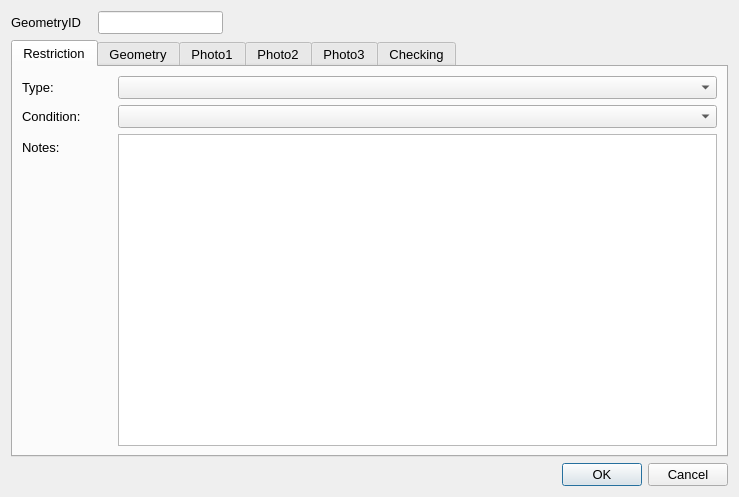
<?xml version="1.0" encoding="UTF-8"?>
<ui version="4.0">
 <class>Dialog</class>
 <widget class="QDialog" name="Dialog">
  <property name="geometry">
   <rect>
    <x>0</x>
    <y>0</y>
    <width>739</width>
    <height>497</height>
   </rect>
  </property>
  <property name="sizePolicy">
   <sizepolicy hsizetype="Fixed" vsizetype="Fixed">
    <horstretch>0</horstretch>
    <verstretch>0</verstretch>
   </sizepolicy>
  </property>
  <property name="maximumSize">
   <size>
    <width>750</width>
    <height>550</height>
   </size>
  </property>
  <property name="font">
   <font>
    <pointsize>10</pointsize>
   </font>
  </property>
  <property name="windowTitle">
   <string>Dialog</string>
  </property>
  <layout class="QGridLayout" name="gridLayout">
   <item row="2" column="2">
    <widget class="QDialogButtonBox" name="button_box">
     <property name="orientation">
      <enum>Qt::Horizontal</enum>
     </property>
     <property name="standardButtons">
      <set>QDialogButtonBox::Cancel|QDialogButtonBox::Ok</set>
     </property>
    </widget>
   </item>
   <item row="0" column="1">
    <widget class="QLineEdit" name="GeometryID">
     <property name="sizePolicy">
      <sizepolicy hsizetype="Preferred" vsizetype="Preferred">
       <horstretch>0</horstretch>
       <verstretch>0</verstretch>
      </sizepolicy>
     </property>
     <property name="font">
      <font>
       <pointsize>10</pointsize>
      </font>
     </property>
     <property name="inputMask">
      <string/>
     </property>
     <property name="readOnly">
      <bool>true</bool>
     </property>
     <property name="placeholderText">
      <string/>
     </property>
    </widget>
   </item>
   <item row="1" column="0" colspan="3">
    <widget class="QTabWidget" name="Details">
     <property name="sizePolicy">
      <sizepolicy hsizetype="Expanding" vsizetype="Expanding">
       <horstretch>0</horstretch>
       <verstretch>0</verstretch>
      </sizepolicy>
     </property>
     <property name="minimumSize">
      <size>
       <width>0</width>
       <height>0</height>
      </size>
     </property>
     <property name="font">
      <font>
       <pointsize>10</pointsize>
      </font>
     </property>
     <property name="cursor">
      <cursorShape>IBeamCursor</cursorShape>
     </property>
     <property name="mouseTracking">
      <bool>true</bool>
     </property>
     <property name="acceptDrops">
      <bool>true</bool>
     </property>
     <property name="currentIndex">
      <number>0</number>
     </property>
     <widget class="QWidget" name="RestrictionDetails">
      <property name="focusPolicy">
       <enum>Qt::NoFocus</enum>
      </property>
      <attribute name="title">
       <string>Restriction</string>
      </attribute>
      <layout class="QFormLayout" name="formLayout">
       <property name="fieldGrowthPolicy">
        <enum>QFormLayout::AllNonFixedFieldsGrow</enum>
       </property>
       <item row="2" column="0">
        <widget class="QLabel" name="label_7">
         <property name="text">
          <string>Type:</string>
         </property>
        </widget>
       </item>
       <item row="2" column="1">
        <widget class="QComboBox" name="BridgeTypeID"/>
       </item>
       <item row="3" column="0">
        <widget class="QLabel" name="lbl_Condition">
         <property name="minimumSize">
          <size>
           <width>90</width>
           <height>16</height>
          </size>
         </property>
         <property name="font">
          <font>
           <pointsize>10</pointsize>
          </font>
         </property>
         <property name="text">
          <string>Condition:</string>
         </property>
        </widget>
       </item>
       <item row="3" column="1">
        <widget class="QComboBox" name="AssetConditionTypeID"/>
       </item>
       <item row="7" column="0">
        <widget class="QLabel" name="lbl_Notes">
         <property name="text">
          <string>Notes:</string>
         </property>
        </widget>
       </item>
       <item row="7" column="1">
        <widget class="QTextEdit" name="Notes"/>
       </item>
      </layout>
     </widget>
     <widget class="QWidget" name="Geometry">
      <attribute name="title">
       <string>Geometry</string>
      </attribute>
      <layout class="QFormLayout" name="formLayout_2">
       <property name="fieldGrowthPolicy">
        <enum>QFormLayout::AllNonFixedFieldsGrow</enum>
       </property>
       <item row="0" column="0">
        <widget class="QLabel" name="lbl_RoadName">
         <property name="minimumSize">
          <size>
           <width>90</width>
           <height>16</height>
          </size>
         </property>
         <property name="font">
          <font>
           <pointsize>10</pointsize>
          </font>
         </property>
         <property name="text">
          <string>Road Name:</string>
         </property>
        </widget>
       </item>
       <item row="0" column="1">
        <widget class="QLineEdit" name="RoadName"/>
       </item>
       <item row="1" column="0">
        <widget class="QLabel" name="lbl_USRN">
         <property name="minimumSize">
          <size>
           <width>90</width>
           <height>16</height>
          </size>
         </property>
         <property name="font">
          <font>
           <pointsize>10</pointsize>
          </font>
         </property>
         <property name="text">
          <string>USRN:</string>
         </property>
        </widget>
       </item>
       <item row="1" column="1">
        <widget class="QLineEdit" name="USRN"/>
       </item>
       <item row="3" column="1">
        <spacer name="verticalSpacer">
         <property name="orientation">
          <enum>Qt::Vertical</enum>
         </property>
         <property name="sizeHint" stdset="0">
          <size>
           <width>20</width>
           <height>40</height>
          </size>
         </property>
        </spacer>
       </item>
       <item row="4" column="0">
        <widget class="QLabel" name="label_8">
         <property name="text">
          <string>Last Update Date:</string>
         </property>
        </widget>
       </item>
       <item row="4" column="1">
        <widget class="QDateTimeEdit" name="LastUpdateDateTime">
         <property name="readOnly">
          <bool>true</bool>
         </property>
        </widget>
       </item>
       <item row="5" column="0">
        <widget class="QLabel" name="label_2">
         <property name="text">
          <string>Last Changed By:</string>
         </property>
        </widget>
       </item>
       <item row="5" column="1">
        <widget class="QLineEdit" name="LastUpdatePerson"/>
       </item>
       <item row="6" column="0">
        <widget class="QLabel" name="label_9">
         <property name="text">
          <string>RestrictionID:</string>
         </property>
        </widget>
       </item>
       <item row="6" column="1">
        <widget class="QLineEdit" name="RestrictionID"/>
       </item>
      </layout>
     </widget>
     <widget class="QWidget" name="PhotoTab_01">
      <attribute name="title">
       <string>Photo1</string>
      </attribute>
      <layout class="QGridLayout" name="gridLayout_2">
       <item row="1" column="0">
        <widget class="QPushButton" name="startCamera1">
         <property name="maximumSize">
          <size>
           <width>150</width>
           <height>16777215</height>
          </size>
         </property>
         <property name="text">
          <string>open Camera</string>
         </property>
         <property name="icon">
          <iconset>
           <normaloff>../../../../PC18-26 Carnegie Library Lambeth/Mapping/Templates/camara_foto.png</normaloff>../../../../PC18-26 Carnegie Library Lambeth/Mapping/Templates/camara_foto.png</iconset>
         </property>
         <property name="checkable">
          <bool>true</bool>
         </property>
         <property name="autoDefault">
          <bool>false</bool>
         </property>
         <property name="default">
          <bool>false</bool>
         </property>
        </widget>
       </item>
       <item row="1" column="2">
        <widget class="QPushButton" name="getPhoto1">
         <property name="maximumSize">
          <size>
           <width>150</width>
           <height>16777215</height>
          </size>
         </property>
         <property name="text">
          <string>take Photo</string>
         </property>
         <property name="icon">
          <iconset>
           <normaloff>../../../../PC18-26 Carnegie Library Lambeth/Mapping/Templates/take-photo-icon-21.jpg</normaloff>../../../../PC18-26 Carnegie Library Lambeth/Mapping/Templates/take-photo-icon-21.jpg</iconset>
         </property>
         <property name="checkable">
          <bool>false</bool>
         </property>
         <property name="autoDefault">
          <bool>false</bool>
         </property>
        </widget>
       </item>
       <item row="0" column="0">
        <widget class="QLabel" name="Photo_Widget_01">
         <property name="sizePolicy">
          <sizepolicy hsizetype="Fixed" vsizetype="Fixed">
           <horstretch>0</horstretch>
           <verstretch>0</verstretch>
          </sizepolicy>
         </property>
         <property name="maximumSize">
          <size>
           <width>640</width>
           <height>480</height>
          </size>
         </property>
         <property name="autoFillBackground">
          <bool>true</bool>
         </property>
         <property name="text">
          <string>No photo</string>
         </property>
        </widget>
       </item>
      </layout>
     </widget>
     <widget class="QWidget" name="PhotoTab_02">
      <attribute name="title">
       <string>Photo2</string>
      </attribute>
      <layout class="QGridLayout" name="gridLayout_4">
       <item row="0" column="0">
        <widget class="QLabel" name="Photo_Widget_02">
         <property name="sizePolicy">
          <sizepolicy hsizetype="Fixed" vsizetype="Fixed">
           <horstretch>0</horstretch>
           <verstretch>0</verstretch>
          </sizepolicy>
         </property>
         <property name="maximumSize">
          <size>
           <width>640</width>
           <height>480</height>
          </size>
         </property>
         <property name="autoFillBackground">
          <bool>true</bool>
         </property>
         <property name="text">
          <string>No photo</string>
         </property>
        </widget>
       </item>
       <item row="1" column="0">
        <widget class="QPushButton" name="startCamera2">
         <property name="maximumSize">
          <size>
           <width>150</width>
           <height>16777215</height>
          </size>
         </property>
         <property name="text">
          <string>open Camera</string>
         </property>
         <property name="icon">
          <iconset>
           <normaloff>../../../../PC18-26 Carnegie Library Lambeth/Mapping/Templates/camara_foto.png</normaloff>../../../../PC18-26 Carnegie Library Lambeth/Mapping/Templates/camara_foto.png</iconset>
         </property>
         <property name="checkable">
          <bool>true</bool>
         </property>
         <property name="autoDefault">
          <bool>false</bool>
         </property>
         <property name="default">
          <bool>false</bool>
         </property>
        </widget>
       </item>
       <item row="1" column="1">
        <widget class="QPushButton" name="getPhoto2">
         <property name="maximumSize">
          <size>
           <width>150</width>
           <height>16777215</height>
          </size>
         </property>
         <property name="text">
          <string>take Photo</string>
         </property>
         <property name="icon">
          <iconset>
           <normaloff>../../../../PC18-26 Carnegie Library Lambeth/Mapping/Templates/take-photo-icon-21.jpg</normaloff>../../../../PC18-26 Carnegie Library Lambeth/Mapping/Templates/take-photo-icon-21.jpg</iconset>
         </property>
         <property name="checkable">
          <bool>false</bool>
         </property>
         <property name="autoDefault">
          <bool>false</bool>
         </property>
        </widget>
       </item>
      </layout>
     </widget>
     <widget class="QWidget" name="PhotoTab_03">
      <attribute name="title">
       <string>Photo3</string>
      </attribute>
      <layout class="QGridLayout" name="gridLayout_3">
       <item row="0" column="0">
        <widget class="QLabel" name="Photo_Widget_03">
         <property name="autoFillBackground">
          <bool>true</bool>
         </property>
         <property name="text">
          <string>No photo</string>
         </property>
        </widget>
       </item>
       <item row="1" column="2">
        <widget class="QPushButton" name="getPhoto3">
         <property name="maximumSize">
          <size>
           <width>150</width>
           <height>16777215</height>
          </size>
         </property>
         <property name="text">
          <string>take Photo</string>
         </property>
         <property name="icon">
          <iconset>
           <normaloff>../../../../PC18-26 Carnegie Library Lambeth/Mapping/Templates/take-photo-icon-21.jpg</normaloff>../../../../PC18-26 Carnegie Library Lambeth/Mapping/Templates/take-photo-icon-21.jpg</iconset>
         </property>
         <property name="checkable">
          <bool>false</bool>
         </property>
         <property name="autoDefault">
          <bool>false</bool>
         </property>
        </widget>
       </item>
       <item row="1" column="0">
        <widget class="QPushButton" name="startCamera3">
         <property name="maximumSize">
          <size>
           <width>150</width>
           <height>16777215</height>
          </size>
         </property>
         <property name="text">
          <string>open Camera</string>
         </property>
         <property name="icon">
          <iconset>
           <normaloff>../../../../PC18-26 Carnegie Library Lambeth/Mapping/Templates/camara_foto.png</normaloff>../../../../PC18-26 Carnegie Library Lambeth/Mapping/Templates/camara_foto.png</iconset>
         </property>
         <property name="checkable">
          <bool>true</bool>
         </property>
         <property name="autoDefault">
          <bool>false</bool>
         </property>
         <property name="default">
          <bool>false</bool>
         </property>
        </widget>
       </item>
      </layout>
     </widget>
     <widget class="QWidget" name="checkingTab">
      <attribute name="title">
       <string>Checking</string>
      </attribute>
      <layout class="QFormLayout" name="formLayout_3">
       <item row="1" column="0">
        <widget class="QLabel" name="label_4">
         <property name="text">
          <string>Check Notes:</string>
         </property>
        </widget>
       </item>
       <item row="1" column="1">
        <widget class="QTextEdit" name="MHTC_CheckNotes"/>
       </item>
       <item row="0" column="0">
        <widget class="QLabel" name="label_5">
         <property name="text">
          <string>Check issue type:</string>
         </property>
        </widget>
       </item>
       <item row="0" column="1">
        <widget class="QComboBox" name="MHTC_CheckIssueTypeID"/>
       </item>
       <item row="2" column="0">
        <spacer name="verticalSpacer_2">
         <property name="orientation">
          <enum>Qt::Vertical</enum>
         </property>
         <property name="sizeHint" stdset="0">
          <size>
           <width>20</width>
           <height>20</height>
          </size>
         </property>
        </spacer>
       </item>
       <item row="3" column="0">
        <widget class="QCheckBox" name="FieldCheckCompleted">
         <property name="text">
          <string>Field check completed</string>
         </property>
        </widget>
       </item>
       <item row="5" column="0">
        <widget class="QLabel" name="label_3">
         <property name="text">
          <string>Checked by:</string>
         </property>
        </widget>
       </item>
       <item row="6" column="0">
        <widget class="QLabel" name="label_6">
         <property name="text">
          <string>Check date:</string>
         </property>
        </widget>
       </item>
       <item row="4" column="0">
        <spacer name="verticalSpacer_3">
         <property name="orientation">
          <enum>Qt::Vertical</enum>
         </property>
         <property name="sizeHint" stdset="0">
          <size>
           <width>20</width>
           <height>10</height>
          </size>
         </property>
        </spacer>
       </item>
       <item row="5" column="1">
        <widget class="QLineEdit" name="Last_MHTC_Check_UpdatePerson"/>
       </item>
       <item row="6" column="1">
        <widget class="QDateTimeEdit" name="Last_MHTC_Check_UpdateDateTime"/>
       </item>
      </layout>
     </widget>
    </widget>
   </item>
   <item row="0" column="0">
    <widget class="QLabel" name="label">
     <property name="minimumSize">
      <size>
       <width>81</width>
       <height>16</height>
      </size>
     </property>
     <property name="font">
      <font>
       <pointsize>10</pointsize>
      </font>
     </property>
     <property name="text">
      <string>GeometryID</string>
     </property>
    </widget>
   </item>
  </layout>
 </widget>
 <resources/>
 <connections>
  <connection>
   <sender>button_box</sender>
   <signal>accepted()</signal>
   <receiver>Dialog</receiver>
   <slot>accept()</slot>
   <hints>
    <hint type="sourcelabel">
     <x>248</x>
     <y>254</y>
    </hint>
    <hint type="destinationlabel">
     <x>157</x>
     <y>274</y>
    </hint>
   </hints>
  </connection>
  <connection>
   <sender>button_box</sender>
   <signal>rejected()</signal>
   <receiver>Dialog</receiver>
   <slot>reject()</slot>
   <hints>
    <hint type="sourcelabel">
     <x>316</x>
     <y>260</y>
    </hint>
    <hint type="destinationlabel">
     <x>286</x>
     <y>274</y>
    </hint>
   </hints>
  </connection>
 </connections>
</ui>
